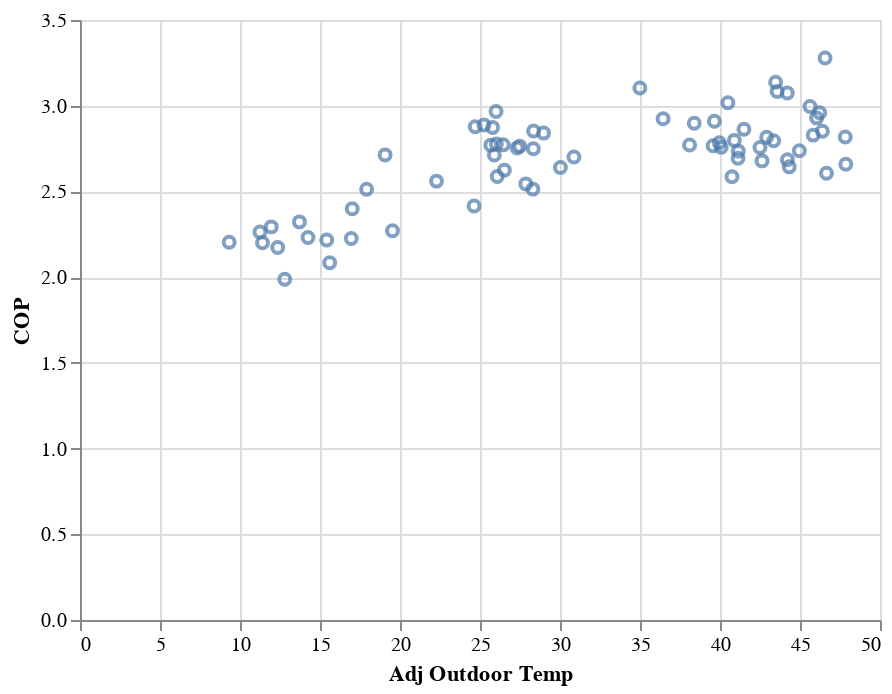

The cell this chart's notebook holds for it:
### Code cell
# Make a graph that includes points 31 F or below and those
# points where the remote thermostat was being used.
dfb = df_results[(df_results['Adj Outdoor Temp'] <= 31.0) | (df_results['Remote Thermostat'] == True)]
alt.Chart(dfb).mark_point().encode(
    x = 'Adj Outdoor Temp',
    y = 'COP'
)

### Figure 1 — Vega-Lite specification as saved in the notebook (floating-point values rounded to 4 significant figures)
{"$schema": "https://vega.github.io/schema/vega-lite/v2.4.3.json", "config": {"view": {"height": 300, "width": 400}}, "data": {"values": [{"Adj Outdoor Temp": 16.95, "COP": 2.225, "Cycles/Hour": 0.3035, "Remote Thermostat": false}, {"Adj Outdoor Temp": 12.8, "COP": 1.988, "Cycles/Hour": 0.2437, "Remote Thermostat": false}, {"Adj Outdoor Temp": 15.61, "COP": 2.084, "Cycles/Hour": 0.3065, "Remote Thermostat": false}, {"Adj Outdoor Temp": 26.08, "COP": 2.587, "Cycles/Hour": 0.2461, "Remote Thermostat": false}, {"Adj Outdoor Temp": 14.25, "COP": 2.231, "Cycles/Hour": 0.1857, "Remote Thermostat": false}, {"Adj Outdoor Temp": 15.42, "COP": 2.217, "Cycles/Hour": 0.3114, "Remote Thermostat": false}, {"Adj Outdoor Temp": 12.36, "COP": 2.173, "Cycles/Hour": 0.3132, "Remote Thermostat": false}, {"Adj Outdoor Temp": 19.53, "COP": 2.27, "Cycles/Hour": 0.3146, "Remote Thermostat": false}, {"Adj Outdoor Temp": 13.72, "COP": 2.322, "Cycles/Hour": 0.2532, "Remote Thermostat": false}, {"Adj Outdoor Temp": 9.323, "COP": 2.203, "Cycles/Hour": 0.2544, "Remote Thermostat": false}, {"Adj Outdoor Temp": 11.41, "COP": 2.201, "Cycles/Hour": 0.3198, "Remote Thermostat": false}, {"Adj Outdoor Temp": 11.95, "COP": 2.293, "Cycles/Hour": 0.2573, "Remote Thermostat": false}, {"Adj Outdoor Temp": 11.25, "COP": 2.264, "Cycles/Hour": 0.2588, "Remote Thermostat": false}, {"Adj Outdoor Temp": 27.87, "COP": 2.544, "Cycles/Hour": 0.3907, "Remote Thermostat": false}, {"Adj Outdoor Temp": 26.45, "COP": 2.772, "Cycles/Hour": 0.7872, "Remote Thermostat": false}, {"Adj Outdoor Temp": 17.91, "COP": 2.512, "Cycles/Hour": 0.2635, "Remote Thermostat": false}, {"Adj Outdoor Temp": 17.01, "COP": 2.399, "Cycles/Hour": 0.3316, "Remote Thermostat": false}, {"Adj Outdoor Temp": 26.02, "COP": 2.776, "Cycles/Hour": 1.001, "Remote Thermostat": false}, {"Adj Outdoor Temp": 28.31, "COP": 2.513, "Cycles/Hour": 1.745, "Remote Thermostat": false}, {"Adj Outdoor Temp": 27.49, "COP": 2.764, "Cycles/Hour": 3.329, "Remote Thermostat": false}, {"Adj Outdoor Temp": 28.97, "COP": 2.84, "Cycles/Hour": 1.883, "Remote Thermostat": false}, {"Adj Outdoor Temp": 25.25, "COP": 2.888, "Cycles/Hour": 1.617, "Remote Thermostat": false}, {"Adj Outdoor Temp": 28.33, "COP": 2.749, "Cycles/Hour": 3.132, "Remote Thermostat": false}, {"Adj Outdoor Temp": 28.35, "COP": 2.852, "Cycles/Hour": 2.925, "Remote Thermostat": false}, {"Adj Outdoor Temp": 30.87, "COP": 2.701, "Cycles/Hour": 2.357, "Remote Thermostat": false}, {"Adj Outdoor Temp": 30.03, "COP": 2.639, "Cycles/Hour": 4.01, "Remote Thermostat": false}, {"Adj Outdoor Temp": 25.68, "COP": 2.77, "Cycles/Hour": 1.945, "Remote Thermostat": false}, {"Adj Outdoor Temp": 22.28, "COP": 2.56, "Cycles/Hour": 0.3013, "Remote Thermostat": false}, {"Adj Outdoor Temp": 24.63, "COP": 2.415, "Cycles/Hour": 0.3036, "Remote Thermostat": false}, {"Adj Outdoor Temp": 19.07, "COP": 2.713, "Cycles/Hour": 0.3059, "Remote Thermostat": false}, {"Adj Outdoor Temp": 24.7, "COP": 2.877, "Cycles/Hour": 2.342, "Remote Thermostat": false}, {"Adj Outdoor Temp": 26.0, "COP": 2.966, "Cycles/Hour": 1.732, "Remote Thermostat": false}, {"Adj Outdoor Temp": 25.9, "COP": 2.713, "Cycles/Hour": 1.824, "Remote Thermostat": false}, {"Adj Outdoor Temp": 27.32, "COP": 2.754, "Cycles/Hour": 3.992, "Remote Thermostat": false}, {"Adj Outdoor Temp": 25.79, "COP": 2.873, "Cycles/Hour": 0.2758, "Remote Thermostat": false}, {"Adj Outdoor Temp": 26.52, "COP": 2.624, "Cycles/Hour": 4.931, "Remote Thermostat": false}, {"Adj Outdoor Temp": 38.1, "COP": 2.771, "Cycles/Hour": 2.556, "Remote Thermostat": true}, {"Adj Outdoor Temp": 39.96, "COP": 2.784, "Cycles/Hour": 2.464, "Remote Thermostat": true}, {"Adj Outdoor Temp": 40.9, "COP": 2.798, "Cycles/Hour": 2.494, "Remote Thermostat": true}, {"Adj Outdoor Temp": 36.44, "COP": 2.924, "Cycles/Hour": 3.362, "Remote Thermostat": true}, {"Adj Outdoor Temp": 38.39, "COP": 2.898, "Cycles/Hour": 3.576, "Remote Thermostat": true}, {"Adj Outdoor Temp": 42.63, "COP": 2.678, "Cycles/Hour": 3.884, "Remote Thermostat": true}, {"Adj Outdoor Temp": 41.5, "COP": 2.863, "Cycles/Hour": 4.072, "Remote Thermostat": true}, {"Adj Outdoor Temp": 34.99, "COP": 3.103, "Cycles/Hour": 3.578, "Remote Thermostat": true}, {"Adj Outdoor Temp": 39.65, "COP": 2.909, "Cycles/Hour": 3.759, "Remote Thermostat": true}, {"Adj Outdoor Temp": 41.13, "COP": 2.693, "Cycles/Hour": 3.811, "Remote Thermostat": true}, {"Adj Outdoor Temp": 40.75, "COP": 2.585, "Cycles/Hour": 3.572, "Remote Thermostat": true}, {"Adj Outdoor Temp": 41.15, "COP": 2.735, "Cycles/Hour": 3.903, "Remote Thermostat": true}, {"Adj Outdoor Temp": 40.07, "COP": 2.757, "Cycles/Hour": 3.96, "Remote Thermostat": true}, {"Adj Outdoor Temp": 40.49, "COP": 3.017, "Cycles/Hour": 3.869, "Remote Thermostat": true}, {"Adj Outdoor Temp": 43.35, "COP": 2.796, "Cycles/Hour": 4.219, "Remote Thermostat": true}, {"Adj Outdoor Temp": 46.66, "COP": 2.606, "Cycles/Hour": 4.273, "Remote Thermostat": true}, {"Adj Outdoor Temp": 42.91, "COP": 2.817, "Cycles/Hour": 4.186, "Remote Thermostat": true}, {"Adj Outdoor Temp": 44.21, "COP": 2.685, "Cycles/Hour": 4.397, "Remote Thermostat": true}, {"Adj Outdoor Temp": 39.57, "COP": 2.766, "Cycles/Hour": 4.468, "Remote Thermostat": true}, {"Adj Outdoor Temp": 44.33, "COP": 2.643, "Cycles/Hour": 4.355, "Remote Thermostat": true}, {"Adj Outdoor Temp": 43.48, "COP": 3.137, "Cycles/Hour": 4.752, "Remote Thermostat": true}, {"Adj Outdoor Temp": 42.5, "COP": 2.756, "Cycles/Hour": 4.321, "Remote Thermostat": true}, {"Adj Outdoor Temp": 44.96, "COP": 2.738, "Cycles/Hour": 4.546, "Remote Thermostat": true}, {"Adj Outdoor Temp": 46.23, "COP": 2.959, "Cycles/Hour": 4.786, "Remote Thermostat": true}, {"Adj Outdoor Temp": 45.83, "COP": 2.829, "Cycles/Hour": 4.573, "Remote Thermostat": true}, {"Adj Outdoor Temp": 47.87, "COP": 2.658, "Cycles/Hour": 4.627, "Remote Thermostat": true}, {"Adj Outdoor Temp": 46.4, "COP": 2.851, "Cycles/Hour": 4.519, "Remote Thermostat": true}, {"Adj Outdoor Temp": 43.57, "COP": 3.083, "Cycles/Hour": 4.654, "Remote Thermostat": true}, {"Adj Outdoor Temp": 45.62, "COP": 2.995, "Cycles/Hour": 4.712, "Remote Thermostat": true}, {"Adj Outdoor Temp": 46.04, "COP": 2.929, "Cycles/Hour": 4.777, "Remote Thermostat": true}, {"Adj Outdoor Temp": 47.83, "COP": 2.818, "Cycles/Hour": 4.847, "Remote Thermostat": true}, {"Adj Outdoor Temp": 46.57, "COP": 3.278, "Cycles/Hour": 4.853, "Remote Thermostat": true}, {"Adj Outdoor Temp": 44.21, "COP": 3.074, "Cycles/Hour": 4.177, "Remote Thermostat": true}]}, "encoding": {"x": {"field": "Adj Outdoor Temp", "type": "quantitative"}, "y": {"field": "COP", "type": "quantitative"}}, "mark": "point"}
